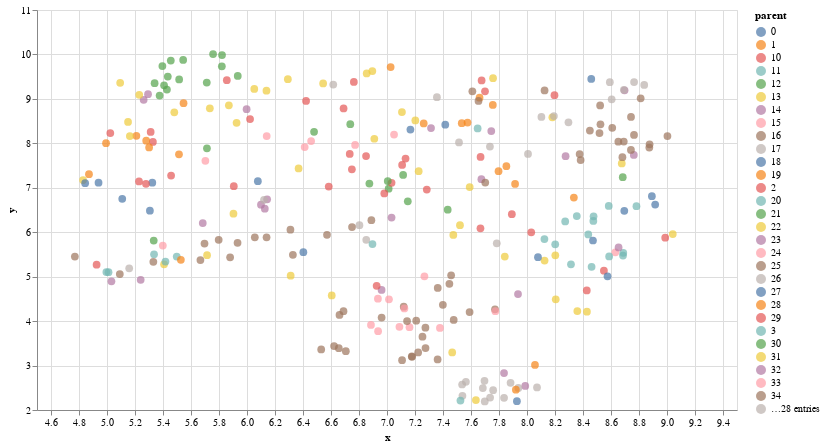

Source (notebook cell):
### Code cell
# Plot
chart = alt.Chart(df_explore).mark_circle(size=60).encode(
    x=#'x',
    alt.X('x',
        scale=alt.Scale(zero=False)
    ),
    y=
    alt.Y('y',
        scale=alt.Scale(zero=False)
    ),
    color='parent',
    tooltip=['content']
).properties(
    width=700,
    height=400
)
chart.interactive()

### Figure 1 — Vega-Lite specification as saved in the notebook (floating-point values rounded to 4 significant figures; data arrays with more than 128 entries replaced by an {"elided": "..."} marker saying what was removed)
{"config": {"view": {"continuousWidth": 300, "continuousHeight": 300}}, "data": {"name": "data-cced56b743aeeb5274fd6a5e671c756f"}, "mark": {"type": "circle", "size": 60}, "encoding": {"color": {"field": "parent", "type": "nominal"}, "tooltip": [{"field": "content", "type": "nominal"}], "x": {"field": "x", "scale": {"zero": false}, "type": "quantitative"}, "y": {"field": "y", "scale": {"zero": false}, "type": "quantitative"}}, "height": 400, "params": [{"name": "param_3", "select": {"type": "interval", "encodings": ["x", "y"]}, "bind": "scales"}], "width": 700, "$schema": "https://vega.github.io/schema/vega-lite/v5.16.3.json", "datasets": {"data-cced56b743aeeb5274fd6a5e671c756f": {"elided": "287 records"}}}
